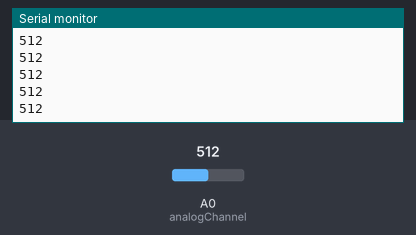
The sketch below on a simulated Arduino Uno, built with avr-gcc and run on an emulated ATmega328P. On the bench: the last lines printed to the serial monitor. The inputs (shaded band) are chosen by the test bench; at power-on: A0 (analogChannel) = 512.

Above: at 1.2 s.
1.3 s: A0 (analogChannel) set to 716
At 1.56 s:
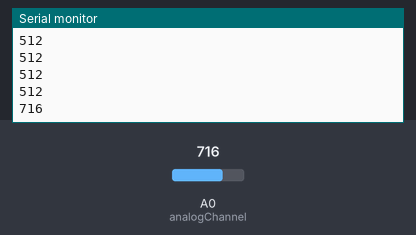
2.8 s: A0 (analogChannel) set to 900
At 2.96 s:
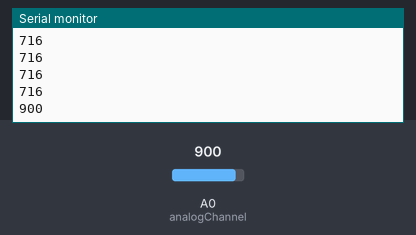
Timing chart, 0 to 5.8 s (numbered marks = the images above; inputs shaded):
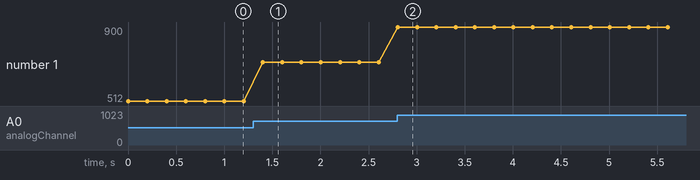

Measured:
- after the input at 1.3 s, the serial monitor: prints a new line after 0.10 s (image 1)
- after the input at 2.8 s, the serial monitor: prints a new line at once (image 2)
- plotted number 1: 512 → 716 after the input at 1.3 s, 716 → 900 after the input at 2.8 s

The sketch:

WebPySerialExample_Arduino.ino
```cpp
/*
*  This code is supporting material for the book
*  Python Programming for Arduino
*  by Pratik Desai
*  published by PACKT Publishing
*/

/*
 Arduino sketch to send HIH4030 raw sensor values to serial port.
 Web.py will use this data and display through the browser.
*/


void setup() {
  Serial.begin(9600);
}

void loop() {
  int analogChannel = 0;
  int HIH4030_Value = analogRead(analogChannel);
  Serial.println(HIH4030_Value);
  delay(200);
}
```
